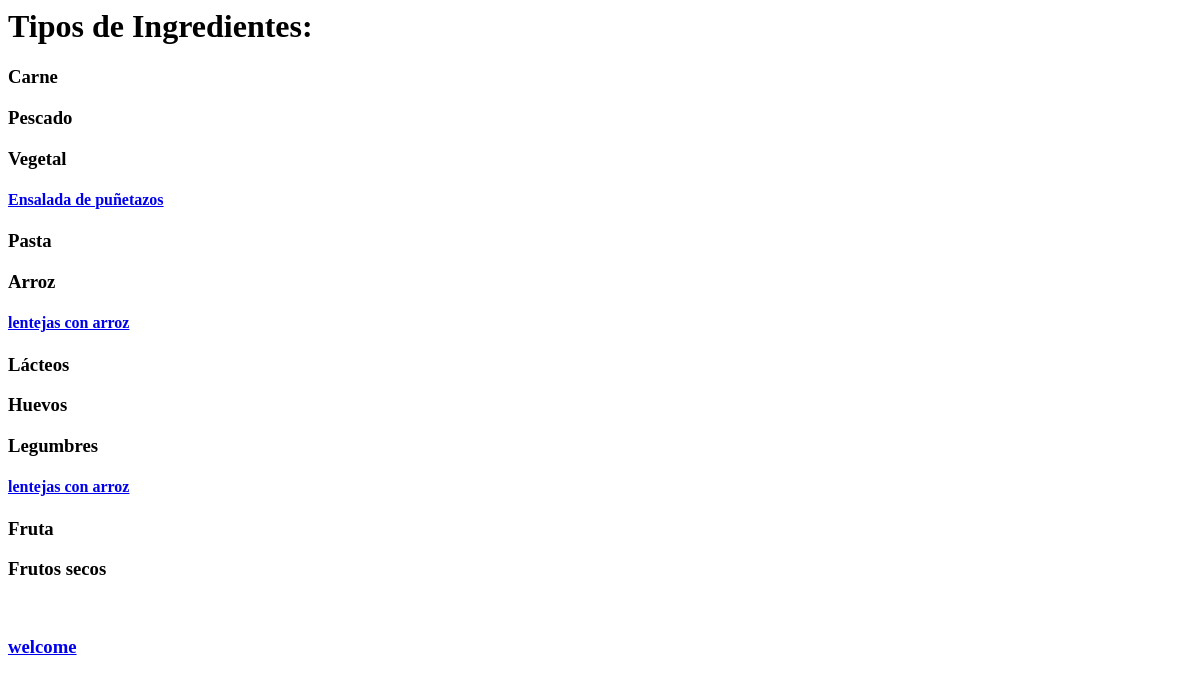
/listaIngredientes, run on an earlier commit of the app's database.
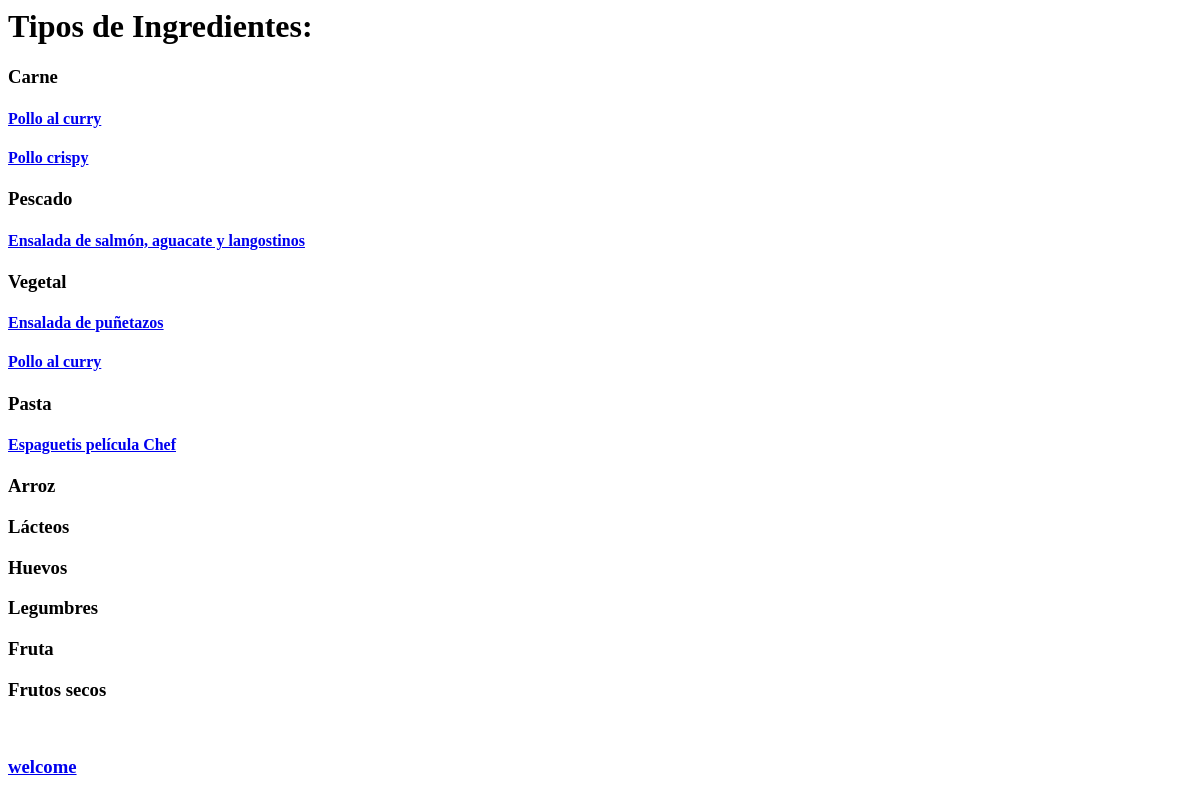
And on a later commit of the database.
### RecipesAndFun/models.py (models this page shows, shortened)
class receta(models.Model):
    nombre_receta= models.CharField(max_length=100)
    ingredientes= models.TextField(help_text='Escribe los ingredientes')
    preparacion= models.TextField(verbose_name='Preparacion')
    tiempo_preparacion= models.IntegerField
    comentarios= models.CharField(help_text='Espacio para comentarios', max_length=1000, null=True)
    puntuacion= models.IntegerField
    fecha_publicacion= models.DateTimeField(blank=True, null=True)
    autor= models.ForeignKey(User, on_delete=models.CASCADE)

### RecipesAndFun/views.py (the view)
# urls.py: path('listaIngredientes', views.ingredient_list),
def ingredient_list(request):
    context={}
    tipo_comida ={}
    tipo_comida['carne'] = ingrediente.objects.filter(tipo='carne')
    tipo_comida['pescado'] = ingrediente.objects.filter(tipo='pescado')
    tipo_comida['vegetal'] = ingrediente.objects.filter(tipo='vegetal')
    tipo_comida['pasta'] = ingrediente.objects.filter(tipo='pasta')
    tipo_comida['arroz'] = ingrediente.objects.filter(tipo='arroz')
    tipo_comida['lacteo'] = ingrediente.objects.filter(tipo='lacteo')
    tipo_comida['fruta'] = ingrediente.objects.filter(tipo='fruta')
    tipo_comida['huevos'] = ingrediente.objects.filter(tipo='huevos')
    tipo_comida['legumbres'] = ingrediente.objects.filter(tipo='legumbres')
    tipo_comida['frutossecos'] = ingrediente.objects.filter(tipo='frutossecos')
    recetas_de = {}
    recetas_de['pollo'] = receta.objects.filter(ingredientes__contains='pollo')
    recetas_de['salmon'] = receta.objects.filter(ingredientes__contains='salmon')
    recetas_de['tomate'] = receta.objects.filter(ingredientes__contains='tomate')
    recetas_de['espaguetis'] = receta.objects.filter(ingredientes__contains='espaguetis')
    recetas_de['arroz'] = receta.objects.filter(ingredientes__contains='arroz')
    recetas_de['queso'] = receta.objects.filter(ingredientes__contains='queso')
    recetas_de['huevos'] = receta.objects.filter(ingredientes__contains='huevos')
    recetas_de['lentejas'] = receta.objects.filter(ingredientes__contains='lentejas')
    recetas_de['nueces'] = receta.objects.filter(ingredientes__contains='nueces')
    recetas_de['fresas'] = receta.objects.filter(ingredientes__contains='fresas')
    context={
        'recetas_de':recetas_de,
        'tipo_comida':tipo_comida
    }
    return render(request, "listaIngredientes.html", context)

### templates/listaIngredientes.html (shortened to what this page needs)
<h1>
    Tipos de Ingredientes:
</h1>
<h3>Carne</h3>
{%  for receta in recetas_de.pollo %}
    <div>
        <h4><a href="{% url 'recipe_details' receta.id %}">
            {{ receta.nombre_receta }}</a></h4>
    </div>
{% endfor %}
<h3>Pescado</h3>
{%  for receta in recetas_de.salmon %}
    <div>
        <h4><a href="{% url 'recipe_details' receta.id %}">
            {{ receta.nombre_receta }}</a></h4>
    </div>
{% endfor %}
<h3>Vegetal</h3>
{%  for receta in recetas_de.tomate %}
    <div>
        <h4><a href="{% url 'recipe_details' receta.id %}">
            {{ receta.nombre_receta }}</a></h4>
    </div>
{% endfor %}
<h3>Pasta</h3>
{%  for receta in recetas_de.espaguetis %}
    <div>
        <h4><a href="{% url 'recipe_details' receta.id %}">
            {{ receta.nombre_receta }}</a></h4>
    </div>
{% endfor %}
<h3>Arroz</h3>
{%  for receta in recetas_de.arroz %}
    <div>
        <h4><a href="{% url 'recipe_details' receta.id %}">
            {{ receta.nombre_receta }}</a></h4>
    </div>
{% endfor %}
<h3>Lácteos</h3>
<h3>Huevos</h3>
<h3>Legumbres</h3>
{%  for receta in recetas_de.lentejas %}
    <div>
        <h4><a href="{% url 'recipe_details' receta.id %}">
            {{ receta.nombre_receta }}</a></h4>
    </div>
{% endfor %}
<h3>Fruta</h3>
<h3>Frutos secos</h3>
    <h3><a href="/welcome">welcome </a></h3>

What changed in the data, as far as the page shows it:
removed receta: nombre_receta "lentejas con arroz"
added receta: nombre_receta "Pollo al curry"
added receta: nombre_receta "Pollo crispy", shown under "Carne"
added receta: nombre_receta "Ensalada de salmón, aguacate y langostinos", shown under "Pescado"
added receta: nombre_receta "Espaguetis película Chef", shown under "Pasta"
